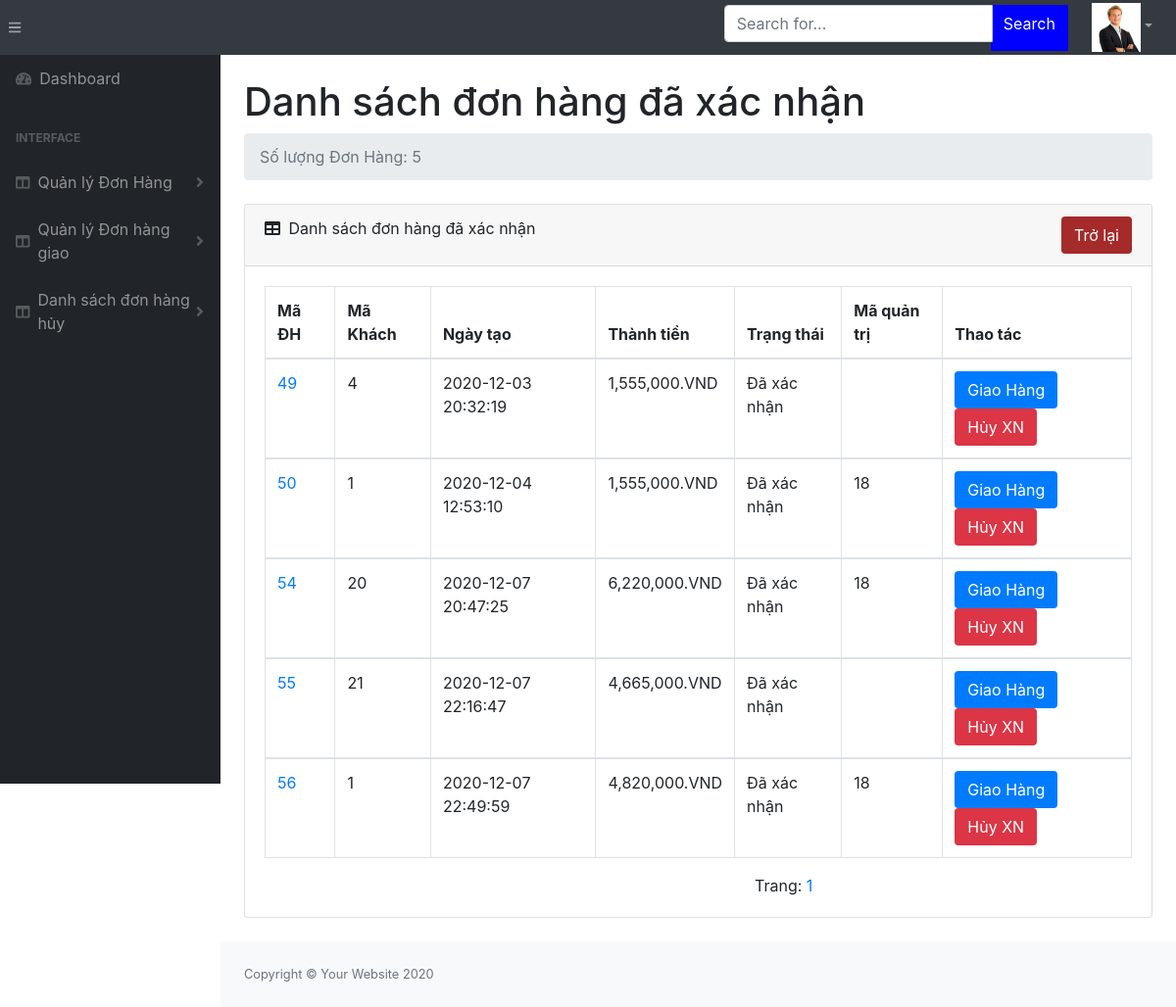
Page /admin/dist/quanlykinhdoanh/dieuphoi/xacnhandh.php (signed in) on the committed database.
### tables this page shows
CREATE TABLE `donhang` (
  `madonhang` int(11) NOT NULL,
  `makhachhang` int(11) NOT NULL,
  `ngaytao` datetime NOT NULL,
  `thanhtien` int(11) NOT NULL,
  `trangthai` varchar(50) DEFAULT NULL COMMENT 'chờ xác nhân/xác nhận/giao hàng',
  `maquantri` int(11) DEFAULT NULL
);

### admin/dist/quanlykinhdoanh/dieuphoi/xacnhandh.php (the view, shortened to what this page needs)
<!DOCTYPE html>
<html lang="en">
    <head>
        <link href="../../css/styles.css" rel="stylesheet" />
        <link href="https://cdn.datatables.net/1.10.20/css/dataTables.bootstrap4.min.css" rel="stylesheet" />
    </head>
    <?php
        include '../../../../config/config.php';
        $quantri=array();
        if(!isset($_SESSION['quanlykinhdoanh']))
        {
            if(!isset($_SESSION['boss']))
            {
                header('location:../../login.html');
                exit;
            }
            else{
            $quantri=$_SESSION['boss'];
            }
        }
        else{
            $quantri=$_SESSION['quanlykinhdoanh'];
        }
        $sql="SELECT * From donhang where trangthai = 'Đã xác nhận'";
        $stm=$obj->query($sql);
        $data=$stm->fetchALL();
        $soluongdh=$stm->rowCount();
    ?>
    <body class="sb-nav-fixed">
        <nav class="sb-topnav navbar navbar-expand navbar-dark bg-dark">
            <button class="btn btn-link btn-sm order-1 order-lg-0" id="sidebarToggle" href="#"><i class="fas fa-bars"></i></button>
            <form action="quanlydonhang.php" method="post" class="d-none d-md-inline-block form-inline ml-auto mr-0 mr-md-3 my-2 my-md-0">
                <div class="input-group">
                    <input class="form-control" type="text" name="noidung" placeholder="Search for..." aria-label="Search" aria-describedby="basic-addon2" />
                    <div style="height:47px; margin-left:-2px; background-color: blue ; color:white; ">
                        <input type="submit" style="color:white;"  class="btn btn-mini" value="Search" >
                    </div>
                </div>
            </form>
            <ul class="navbar-nav ml-auto ml-md-0">
                <li class="nav-item dropdown">
                    <a class="nav-link dropdown-toggle" id="userDropdown" href="#" role="button" data-toggle="dropdown" aria-haspopup="true" aria-expanded="false">
                        <img style="width:50px; height:50px;" src="../../assets/images/<?php echo $quantri['hinh']; ?>" alt=""></i></a>
                </li>
            </ul>
        </nav>
        <div id="layoutSidenav">
            <div id="layoutSidenav_nav">
                <nav class="sb-sidenav accordion sb-sidenav-dark" id="sidenavAccordion">
                    <div class="sb-sidenav-menu">
                        <div class="nav">
                            <a class="nav-link" href="dieuphoi.php">
                                <div class="sb-nav-link-icon"><i class="fas fa-tachometer-alt"></i></div>
                                Dashboard
                            </a>
                            <div class="sb-sidenav-menu-heading">Interface</div>
                            <a class="nav-link collapsed" href="quanlydonhang.php" >
                                <div class="sb-nav-link-icon"><i class="fas fa-columns"></i></div>
                                Quản lý Đơn Hàng
                                <div class="sb-sidenav-collapse-arrow"><i class="fas fa-angle-down"></i></div>
                            </a>
                            <a class="nav-link collapsed" href="quanlydonhanggiao.php" >
                                <div class="sb-nav-link-icon"><i class="fas fa-columns"></i></div>
                                Quản lý Đơn hàng giao
                                <div class="sb-sidenav-collapse-arrow"><i class="fas fa-angle-down"></i></div>
                            </a>
                            <a class="nav-link collapsed" href="dshuydonhang.php" >
                                <div class="sb-nav-link-icon"><i class="fas fa-columns"></i></div>
                                Danh sách đơn hàng hủy
                                <div class="sb-sidenav-collapse-arrow"><i class="fas fa-angle-down"></i></div>
                            </a>
                        </div>
                    </div>
                </nav>
            </div>
            <div id="layoutSidenav_content">
                <main>
                    <div class="container-fluid">
                        <h1 class="mt-4">Danh sách đơn hàng đã xác nhận</h1>
                        <ol class="breadcrumb mb-4">
                            <li class="breadcrumb-item active"><?php echo "Số lượng Đơn Hàng: $soluongdh"?></li>
                        </ol>
                        <div class="card mb-4">
                            <div class="card-header">
                                <i class="fas fa-table mr-1"></i>
                                    Danh sách đơn hàng đã xác nhận
                                <div class="btn btn-mini" style="background-color:brown; float:right;"><a style="color:white;" href="quanlydonhang.php">Trở lại</a></div>
                            </div>
                            <div class="card-body">
                                <div class="table-responsive">
                                    <table class="table table-bordered" id=""  width="100%" cellspacing="0">
                                        <thead>
                                            <tr>
                                                <th>Mã ĐH</th>
                                                <th>Mã Khách</th>
                                                <th>Ngày tạo</th>
                                                <th>Thành tiền</th>
                                                <th>Trạng thái</th>
                                                <th>Mã quản trị</th>
                                                <th>Thao tác</th>
                                            </tr>
                                        </thead>
                                        <?php
                                            $sotrang=0;
                                            $noidung=isset($_POST['noidung'])?$_POST['noidung']:'';
                                            if($noidung!='')
                                            {
                                                $sqldh="SELECT * from donhang  where donhang.madonhang like '%$noidung%' ";
                                                $stmdh= $obj->query($sqldh);
                                                $soluongdh=$stmdh->rowCount();
                                                $so_dh_1trang=5;
                                                $sotrang= ceil($soluongdh/$so_dh_1trang);
                                                $trang =1;
                                                if(isset($_GET['trang']))
                                                {
                                                    $trang=$_GET['trang'];
                                                }
                                                $tung_trang= ($trang-1)*$so_dh_1trang;
                                                $sqldh="SELECT * from donhang  where donhang.madonhang like '%$noidung%' LIMIT $tung_trang,$so_dh_1trang ";
                                                $stmdh= $obj->query($sqldh);
                                            }
                                            else{
                                                $so_dh_1trang=5;
                                                $sotrang= ceil($soluongdh/$so_dh_1trang);
                                                $trang =1;
                                                $tung_trang= ($trang-1)*$so_dh_1trang;
                                                $sqldh="SELECT * from donhang where trangthai='Đã xác nhận' LIMIT $tung_trang,$so_dh_1trang ";
                                                $stmdh= $obj->query($sqldh);
                                            }
                                            $dh=$stmdh->fetchALL();
                                            foreach($dh as $k => $v)
                                            {
                                        ?>
                                        <tbody>
                                            <tr>
                                                <td> <a href="chitiet_DH.php?madonhang=<?php echo $v['madonhang']?>"><?php echo $v['madonhang']?></a></td>
                                                <td><?php echo $v['makhachhang']?></td>
                                                <td><?php echo $v['ngaytao']?></td>
                                                <td><?php echo number_format($v['thanhtien']).".VND"?></td>
                                                <td><?php echo $v['trangthai']?></td>
                                                <td><?php echo $v['maquantri']?></td>
                                                <td>
                                                    <a  href="chucnang.php?action=giaohang&madonhang=<?php echo $v['madonhang']?>">
                                                        <div style="background-color:#007bff; color:white;" class="btn btn-mini">Giao Hàng</div>
                                                    </a>
                                                    <a  href="noidunghuydh.php?action=huy&madonhang=<?php echo $v['madonhang']?>">
                                                        <div style="color:white;background-color:#dc3545;"class="btn btn-mini">Hủy XN</div>
                                                    </a>
                                                </td>
                                            </tr>
                                        </tbody>
                                        <?php
                                            }
                                        ?>
                                    </table>
                                    <div style="margin-left:500px;">
                                        <?php
                                        echo "Trang: ";
                                        for($i=1;$i<=$sotrang;$i++)
                                        {
                                            ?>
                                            <a href="xacnhandh.php?trang=<?php echo $i?>"><?php echo $i?></a>
                                            <?php
                                        }
                                        ?>
                                    </div>
                                </div>
                            </div>
                        </div>
                    </div>
                </main>
                <footer class="py-4 bg-light mt-auto">
                    <div class="container-fluid">
                        <div class="d-flex align-items-center justify-content-between small">
                            <div class="text-muted">Copyright &copy; Your Website 2020</div>
                        </div>
                    </div>
                </footer>
            </div>
        </div>
    </body>
</html>

### rows in the picture
donhang: madonhang "49", makhachhang "4", ngaytao "2020-12-03 20:32:19", thanhtien "1,555,000", trangthai "Đã xác nhận"
donhang: madonhang "50", makhachhang "1", ngaytao "2020-12-04 12:53:10", thanhtien "1,555,000", trangthai "Đã xác nhận", maquantri "18"
donhang: madonhang "54", makhachhang "20", ngaytao "2020-12-07 20:47:25", thanhtien "6,220,000", trangthai "Đã xác nhận", maquantri "18"
donhang: madonhang "55", makhachhang "21", ngaytao "2020-12-07 22:16:47", thanhtien "4,665,000", trangthai "Đã xác nhận"
donhang: madonhang "56", makhachhang "1", ngaytao "2020-12-07 22:49:59", thanhtien "4,820,000", trangthai "Đã xác nhận", maquantri "18"

### other values in the picture
$soluongdh "5"
